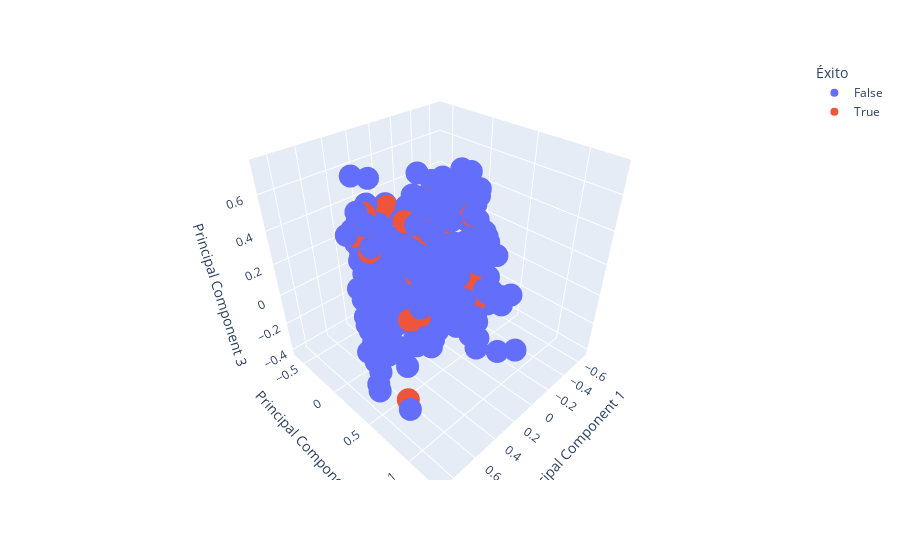

The cell this chart's notebook holds for it:
### Code cell
fig = px.scatter_3d(pc, x = "Principal Component 1", y = "Principal Component 2", 
    z = "Principal Component 3", hover_data = ["song", "artists"], color = "Éxito")
fig.update_scenes(aspectratio = dict(x=1, y=1, z=1))

### Figure 1 — Plotly figure (JSON) as saved in the notebook; plotly's stock layout.template omitted (floating-point values rounded to 4 significant figures; data arrays with more than 128 entries replaced by an {"elided": "..."} marker saying what was removed)
{"data": [{"customdata": {"elided": "443x2 str values"}, "hovertemplate": "Éxito=False<br>Principal Component 1=%{x}<br>Principal Component 2=%{y}<br>Principal Component 3=%{z}<br>song=%{customdata[0]}<br>artists=%{customdata[1]}<extra></extra>", "legendgroup": "False", "marker": {"color": "#636efa", "symbol": "circle"}, "mode": "markers", "name": "False", "scene": "scene", "showlegend": true, "type": "scatter3d", "x": {"elided": "443 float values"}, "y": {"elided": "443 float values"}, "z": {"elided": "443 float values"}}, {"customdata": {"elided": "72x2 str values"}, "hovertemplate": "Éxito=True<br>Principal Component 1=%{x}<br>Principal Component 2=%{y}<br>Principal Component 3=%{z}<br>song=%{customdata[0]}<br>artists=%{customdata[1]}<extra></extra>", "legendgroup": "True", "marker": {"color": "#EF553B", "symbol": "circle"}, "mode": "markers", "name": "True", "scene": "scene", "showlegend": true, "type": "scatter3d", "x": [-0.08128, -0.2566, -0.09123, 0.312, -0.127, 0.04588, -0.2164, 0.5209, 0.4254, 0.1507, -0.2478, 0.04522, -0.512, -0.4378, 0.08786, -0.2037, 0.001739, -0.4179, -0.09256, -0.4034, 0.2538, -0.5378, -0.5064, -0.1906, -0.03547, -0.5321, 0.3954, 0.05951, -0.1283, -0.5254, -0.1298, -0.5758, -0.2817, -0.2248, -0.09979, 0.05822, -0.3663, 0.4416, 0.3162, 0.3556, 0.2625, -0.2867, 0.2686, -0.029, 0.05609, 0.3003, -0.1725, 0.8047, 0.4965, -0.3243, 0.2201, -0.5278, -0.04652, -0.1825, -0.06024, -0.3902, -0.4266, -0.3998, 0.2518, 0.06313, -0.4311, -0.3209, -0.1266, -0.1346, -0.4922, -0.07493, 0.2475, -0.4481, 0.3225, -0.1475, -0.3503, -0.1113], "y": [-0.05824, 0.2931, -0.2912, -0.3563, 0.05217, 0.03427, 0.403, 0.04821, -0.1169, -0.04678, -0.0264, -0.4347, 0.1474, -0.1829, -0.2854, -0.07682, -0.108, 0.2647, 0.1693, -0.0958, -0.3744, -0.07712, -0.08994, -0.294, -0.0408, 0.08622, -0.1963, 0.006043, 0.4876, 0.0401, 0.4168, -0.06367, -0.05364, -0.1783, 0.08572, 0.07894, 0.1234, -0.28, 0.3353, 0.2643, -0.3083, -0.08016, -0.3709, -0.2195, -0.2263, -0.3581, -0.2106, 0.8587, 0.01558, 0.2926, -0.0437, 0.2279, 0.1366, 0.06899, 0.1214, -0.1547, 0.0508, -0.1681, -0.3824, -0.2154, -0.1725, -0.03821, -0.1746, 0.0624, -0.05523, -0.04069, -0.07973, -0.1988, -0.3322, -0.3345, -0.06195, -0.1439], "z": [0.2293, -0.05378, 0.3416, 0.2864, 0.263, 0.318, -0.06836, 0.3439, -0.3678, 0.3779, -0.2664, 0.3489, -0.002185, -0.235, -0.344, 0.02218, -0.3543, -0.2135, 0.3572, 0.3886, 0.2955, 0.1797, 0.411, -0.2096, 0.297, 0.1182, 0.3782, -0.3039, -0.09506, -0.2615, 0.4448, -0.2463, 0.3219, 0.3197, -0.2461, -0.2146, -0.2419, 0.3228, -0.07511, -0.08358, -0.1132, -0.266, 0.2332, -0.2976, -0.2853, 0.3874, 0.3143, -0.1399, -0.1674, -0.2243, -0.02246, -0.2281, -0.2167, -0.3163, -0.2107, -0.07351, -0.3076, -0.0778, 0.2085, -0.284, -0.2353, -0.1423, 0.3865, -0.2972, -0.3177, -0.3229, -0.2918, -0.2945, 0.4108, 0.2626, -0.1079, 0.4153]}], "layout": {"legend": {"title": {"text": "Éxito"}, "tracegroupgap": 0}, "margin": {"t": 60}, "scene": {"aspectratio": {"x": 1, "y": 1, "z": 1}, "domain": {"x": [0, 1], "y": [0, 1]}, "xaxis": {"title": {"text": "Principal Component 1"}}, "yaxis": {"title": {"text": "Principal Component 2"}}, "zaxis": {"title": {"text": "Principal Component 3"}}}}}
